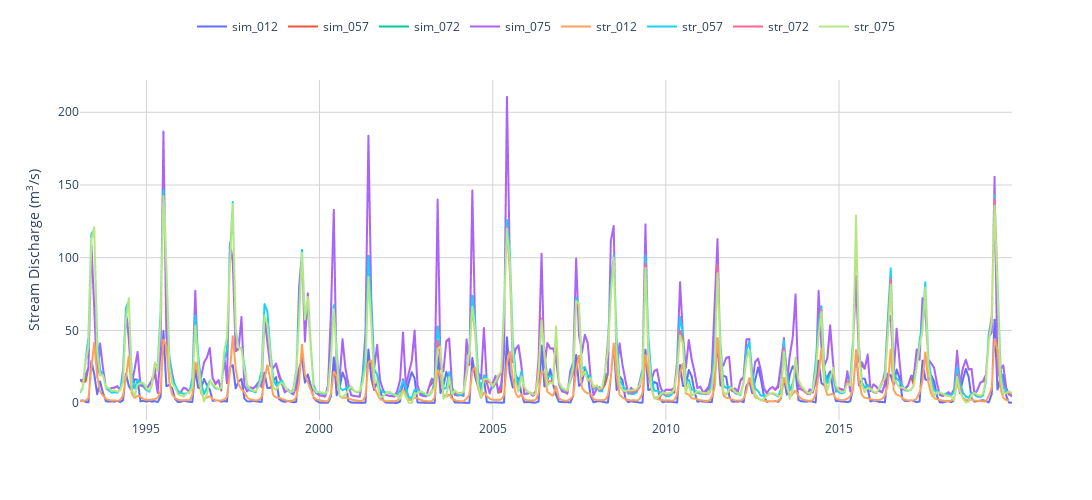

Notebook code cell kept with this figure:
### Code cell
line_fig = px.line(ani_df, height=500, width=1200)
line_fig.update_layout(
    # showlegend=False,
    plot_bgcolor='white',
)
line_fig.update_xaxes(showgrid=True, gridwidth=1, gridcolor='lightgray', title='')
line_fig.update_yaxes(showgrid=True, gridwidth=1, gridcolor='lightgray', title='Stream Discharge (m<sup>3</sup>/s)')

line_fig.update_layout(legend=dict(
    yanchor="top",
    y=1.2,
    xanchor="center",
    x=0.5,
    orientation="h",
    title=''
))

### Figure 1 — Plotly figure (JSON) as saved in the notebook; plotly's stock layout.template omitted (floating-point values rounded to 4 significant figures; data arrays with more than 128 entries replaced by an {"elided": "..."} marker saying what was removed)
{"data": [{"hovertemplate": "variable=sim_012<br>index=%{x}<br>value=%{y}<extra></extra>", "legendgroup": "sim_012", "line": {"color": "#636efa", "dash": "solid"}, "mode": "lines", "name": "sim_012", "showlegend": true, "type": "scattergl", "x": {"elided": "324 str values"}, "xaxis": "x", "y": {"elided": "324 float values"}, "yaxis": "y"}, {"hovertemplate": "variable=sim_057<br>index=%{x}<br>value=%{y}<extra></extra>", "legendgroup": "sim_057", "line": {"color": "#EF553B", "dash": "solid"}, "mode": "lines", "name": "sim_057", "showlegend": true, "type": "scattergl", "x": {"elided": "324 str values"}, "xaxis": "x", "y": {"elided": "324 float values"}, "yaxis": "y"}, {"hovertemplate": "variable=sim_072<br>index=%{x}<br>value=%{y}<extra></extra>", "legendgroup": "sim_072", "line": {"color": "#00cc96", "dash": "solid"}, "mode": "lines", "name": "sim_072", "showlegend": true, "type": "scattergl", "x": {"elided": "324 str values"}, "xaxis": "x", "y": {"elided": "324 float values"}, "yaxis": "y"}, {"hovertemplate": "variable=sim_075<br>index=%{x}<br>value=%{y}<extra></extra>", "legendgroup": "sim_075", "line": {"color": "#ab63fa", "dash": "solid"}, "mode": "lines", "name": "sim_075", "showlegend": true, "type": "scattergl", "x": {"elided": "324 str values"}, "xaxis": "x", "y": {"elided": "324 float values"}, "yaxis": "y"}, {"hovertemplate": "variable=str_012<br>index=%{x}<br>value=%{y}<extra></extra>", "legendgroup": "str_012", "line": {"color": "#FFA15A", "dash": "solid"}, "mode": "lines", "name": "str_012", "showlegend": true, "type": "scattergl", "x": {"elided": "324 str values"}, "xaxis": "x", "y": {"elided": "324 float values"}, "yaxis": "y"}, {"hovertemplate": "variable=str_057<br>index=%{x}<br>value=%{y}<extra></extra>", "legendgroup": "str_057", "line": {"color": "#19d3f3", "dash": "solid"}, "mode": "lines", "name": "str_057", "showlegend": true, "type": "scattergl", "x": {"elided": "324 str values"}, "xaxis": "x", "y": {"elided": "324 float values"}, "yaxis": "y"}, {"hovertemplate": "variable=str_072<br>index=%{x}<br>value=%{y}<extra></extra>", "legendgroup": "str_072", "line": {"color": "#FF6692", "dash": "solid"}, "mode": "lines", "name": "str_072", "showlegend": true, "type": "scattergl", "x": {"elided": "324 str values"}, "xaxis": "x", "y": {"elided": "324 float values"}, "yaxis": "y"}, {"hovertemplate": "variable=str_075<br>index=%{x}<br>value=%{y}<extra></extra>", "legendgroup": "str_075", "line": {"color": "#B6E880", "dash": "solid"}, "mode": "lines", "name": "str_075", "showlegend": true, "type": "scattergl", "x": {"elided": "324 str values"}, "xaxis": "x", "y": {"elided": "324 float values"}, "yaxis": "y"}], "layout": {"height": 500, "legend": {"orientation": "h", "title": {"text": ""}, "tracegroupgap": 0, "x": 0.5, "xanchor": "center", "y": 1.2, "yanchor": "top"}, "margin": {"t": 60}, "plot_bgcolor": "white", "width": 1200, "xaxis": {"anchor": "y", "domain": [0, 1], "gridcolor": "lightgray", "gridwidth": 1, "showgrid": true, "title": {"text": ""}}, "yaxis": {"anchor": "x", "domain": [0, 1], "gridcolor": "lightgray", "gridwidth": 1, "showgrid": true, "title": {"text": "Stream Discharge (m<sup>3</sup>/s)"}}}}
